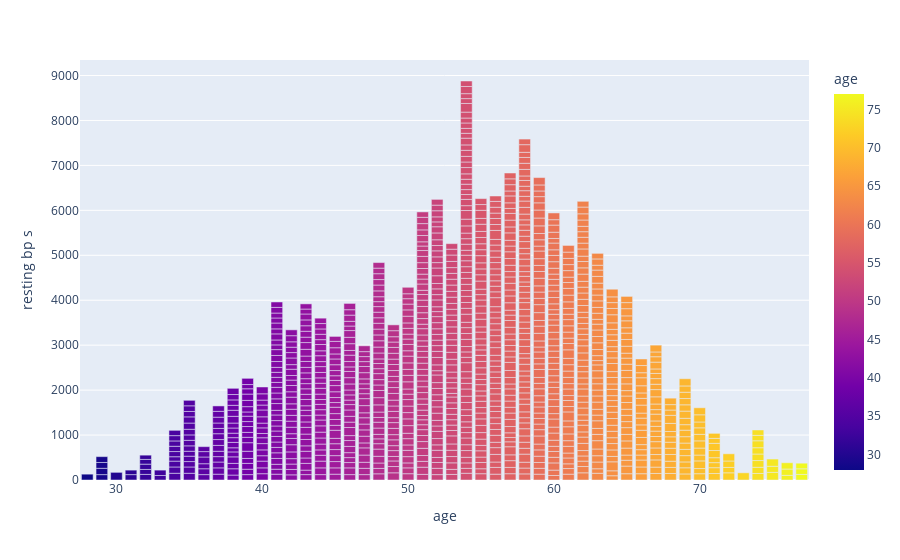

Notebook code for this chart:
### Code cell
fig=px.bar(df,x="age",y="resting bp s",color="age")
fig.show()

#dinlenme kan basıncı değerlerinin yaşa göre dağılımını görüyoruz.

### Figure 1 — Plotly figure (JSON) as saved in the notebook; plotly's stock layout.template omitted (floating-point values rounded to 4 significant figures; data arrays with more than 128 entries replaced by an {"elided": "..."} marker saying what was removed)
{"data": [{"alignmentgroup": "True", "hovertemplate": "age=%{marker.color}<br>resting bp s=%{y}<extra></extra>", "legendgroup": "", "marker": {"color": {"elided": "1190 int values"}, "coloraxis": "coloraxis", "pattern": {"shape": ""}}, "name": "", "offsetgroup": "", "orientation": "v", "showlegend": false, "textposition": "auto", "type": "bar", "x": {"elided": "1190 int values"}, "xaxis": "x", "y": {"elided": "1190 int values"}, "yaxis": "y"}], "layout": {"barmode": "relative", "coloraxis": {"colorbar": {"title": {"text": "age"}}, "colorscale": [[0, "#0d0887"], [0.1111, "#46039f"], [0.2222, "#7201a8"], [0.3333, "#9c179e"], [0.4444, "#bd3786"], [0.5556, "#d8576b"], [0.6667, "#ed7953"], [0.7778, "#fb9f3a"], [0.8889, "#fdca26"], [1, "#f0f921"]]}, "legend": {"tracegroupgap": 0}, "margin": {"t": 60}, "xaxis": {"anchor": "y", "domain": [0, 1], "title": {"text": "age"}}, "yaxis": {"anchor": "x", "domain": [0, 1], "title": {"text": "resting bp s"}}}}
